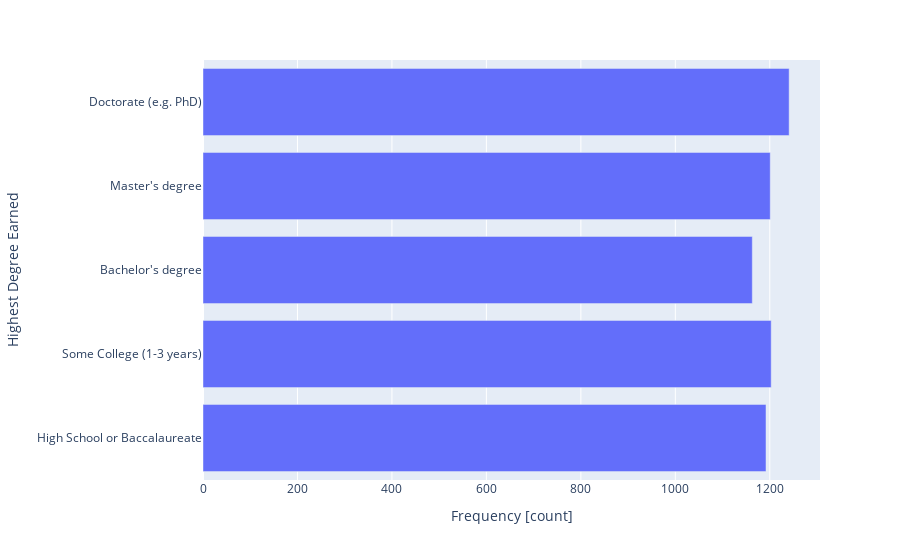

The notebook cell saved with this chart:
### Code cell
fig = edu_plot_distribution()
fig.show()

### Figure 1 — Plotly figure (JSON) as saved in the notebook; plotly's stock layout.template omitted (floating-point values rounded to 4 significant figures)
{"data": [{"hovertemplate": "count=%{x}<br>highest_degree_earned=%{y}<extra></extra>", "legendgroup": "", "marker": {"color": "#636efa", "pattern": {"shape": ""}}, "name": "", "orientation": "h", "showlegend": false, "textposition": "auto", "type": "bar", "x": [1192, 1203, 1163, 1201, 1241], "xaxis": "x", "y": ["High School or Baccalaureate", "Some College (1-3 years)", "Bachelor's degree", "Master's degree", "Doctorate (e.g. PhD)"], "yaxis": "y"}], "layout": {"barmode": "relative", "legend": {"tracegroupgap": 0}, "margin": {"t": 60}, "xaxis": {"anchor": "y", "domain": [0, 1], "title": {"text": "Frequency [count]"}}, "yaxis": {"anchor": "x", "domain": [0, 1], "title": {"text": "Highest Degree Earned"}}}}
